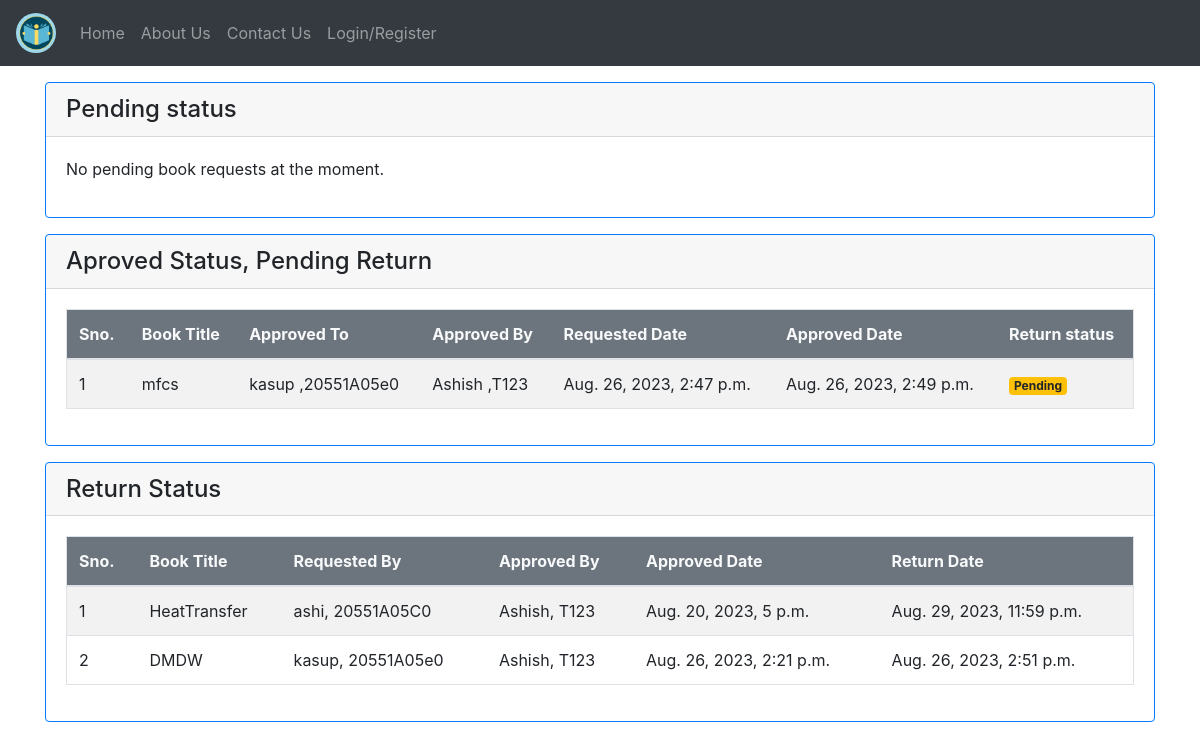
Screenshot of /tdashboard/ with the database file from the repository.
### LibraryApp/models.py (models this page shows)
class BookRequest(models.Model):
    book = models.ForeignKey(BookAdd, on_delete=models.CASCADE)
    requested_by = models.ForeignKey(settings.AUTH_USER_MODEL, on_delete=models.CASCADE)
    approved_by_teacher = models.ForeignKey(settings.AUTH_USER_MODEL, on_delete=models.CASCADE, null=True, blank=True,related_name='approved_by')
    requested_by_student = models.ForeignKey(settings.AUTH_USER_MODEL, on_delete=models.CASCADE, related_name='book_requests_made',null=True)
    request_date = models.DateTimeField(auto_now_add=True)
    approved_date = models.DateTimeField(null=True, blank=True)
    return_date = models.DateTimeField(null=True, blank=True)
    status_to_approve = models.CharField(max_length=20, choices=(
        ('Pending', 'Pending'),
        ('Approved', 'Approved'),
        ('Rejected', 'Rejected')
    ), default='Pending')
    return_status = models.CharField(max_length=20, choices=(
        ('Pending', 'Pending'),
        ('Returned', 'Returned')
    ), default='Pending')
    fine_amount = models.DecimalField(max_digits=8, decimal_places=2, default=0)
    due_date = models.DateTimeField(null=True, blank=True)

class BookAdd(models.Model):
    b = [
		('G','----- Select Branch -----'),
		('CSE','Computer Science and Engineering'),
		('ECE','Electrical and Communication Engineering'),
		('EEE','Electrical and Electronics Engineering'),
		('CIVIL','Civil Engineering'),
		('MECH','Mechanical Engineering')
	]
    btitle = models.CharField(max_length=50)
    bauthor = models.CharField(max_length=50)
    bedition = models.CharField(max_length=20)
    bdes = models.TextField()
    bdept = models.CharField(max_length=50,choices=b,default='G')
    bstatus = models.BooleanField(default=False)
    num_copies = models.PositiveIntegerField(default=1)
    add_by = models.ForeignKey(User,on_delete=models.CASCADE)

class User(AbstractUser):
	rt = [
		(0,'Guest'),
		(1,'Student'),
		(2,'Teacher'),
	]
	eid = models.CharField(max_length=20)
	role_type = models.IntegerField(default=0)

### LibraryApp/views.py (the view)
# urls.py: path('tdashboard/',views.tdashboard,name='tdashboard'),
def tdashboard(request):
    p = BookRequest.objects.filter(status_to_approve = 'Pending')
    ap = BookRequest.objects.filter(Q(status_to_approve='Approved') & Q(return_status='Pending'))
    r = BookRequest.objects.filter(return_status = 'Returned')
    return render(request,'html/tdashboard.html',{'pending':p,'approve':ap,'return_status' : r})

### templates/html/tdashboard.html (shortened to what this page needs)
{% extends 'html/base.html' %}
{% block content %}
<div class="card  border rounded border-primary">
    <h4 class="card-header">Pending status</h4>
    <div class="card-body">
        {% if pending %}
        <table class="table table-hover table-striped border">
          <thead class="bg-secondary text-light">
            <tr>
              <th>Sno.</th>
              <th>Book Title</th>
              <th>Requested By</th>
              <th>Request Date</th>
              <th>Action</th>
            </tr>
          </thead>
          <tbody>
            {% for book_request in pending %}
              <tr>
                <td>{{forloop.counter}}</td>
                <td>{{ book_request.book.btitle }}({{book_request.book.num_copies}})</td>
                <td>{{ book_request.requested_by.username }},{{book_request.requested_by.eid}}</td>
                <td>{{ book_request.request_date }}</td>
                <td>
                  <button type="button" class="btn btn-primary btn-sm" data-toggle="modal" data-target="#confirmModal{{ book_request.id }}">Approve</button>
                  <button type="button" class="btn btn-danger btn-sm" data-toggle="modal" data-target="#rejectModal{{ book_request.id }}">Reject</button>
                </td>
              </tr>
              <div class="modal fade" id="confirmModal{{ book_request.id }}" tabindex="-1" role="dialog" aria-labelledby="confirmModalLabel" aria-hidden="true">
                <div class="modal-dialog" role="document">
                  <div class="modal-content">
                    <div class="modal-header">
                      <h5 class="modal-title" id="confirmModalLabel">Confirm Action</h5>
                      <button type="button" class="close" data-dismiss="modal" aria-label="Close">
                        <span aria-hidden="true">&times;</span>
                      </button>
                    </div>
                    <div class="modal-body">
                      <p>Are you sure you want to approve the book request for "{{ book_request.book.btitle }}" by "{{ book_request.requested_by.username }}"?</p>
                    </div>
                    <div class="modal-footer">
                      <button type="button" class="btn btn-secondary" data-dismiss="modal">Cancel</button>
                      <a href="{% url 'approve_book_request' book_request.id %}" class="btn btn-primary">Confirm</a>
                    </div>
                  </div>
                </div>
              </div>
              <div class="modal fade" id="rejectModal{{ book_request.id }}" tabindex="-1" role="dialog" aria-labelledby="rejectModalLabel" aria-hidden="true">
                <div class="modal-dialog" role="document">
                  <div class="modal-content">
                    <div class="modal-header">
                      <h5 class="modal-title" id="rejectModalLabel">Confirm Action</h5>
                      <button type="button" class="close" data-dismiss="modal" aria-label="Close">
                        <span aria-hidden="true">&times;</span>
                      </button>
                    </div>
                    <div class="modal-body">
                      <p>Are you sure you want to reject the book request for "{{ book_request.book.btitle }}" by "{{ book_request.requested_by.username }}"?</p>
                    </div>
                    <div class="modal-footer">
                      <button type="button" class="btn btn-secondary" data-dismiss="modal">Cancel</button>
                      <a href="{% url 'reject_book_request' book_request.id %}" class="btn btn-danger">Confirm</a>
                    </div>
                  </div>
                </div>
              </div>
            {% endfor %}
          </tbody>
        </table>
      {% else %}
        <p>No pending book requests at the moment.</p>
      {% endif %}
    </div>
</div>
<div class="card  border rounded border-primary mt-3">
    <h4 class="card-header">Aproved Status, Pending Return</h4>
    <div class="card-body">
        {% if approve %}
        <table class="table table-hover table-striped border">
            <thead class="bg-secondary text-light">
                <th>Sno.</th>
                <th>Book Title</th>
                <th>Approved To</th>
                <th>Approved By</th>
                <th>Requested Date</th>
                <th>Approved Date</th>
                <th>Return status</th>
            </thead>
            {% for i in approve %}
            <tbody>
              <tr>
                <td>{{forloop.counter}}</td>
                <td>{{i.book.btitle}}</td>
                <td>{{i.requested_by_student.username}} ,{{i.requested_by.eid}}</td>
                <td>{{i.approved_by_teacher.username}} ,{{i.approved_by_teacher.eid}}</td>
                <td>{{i.request_date}}</td>
                <td>{{i.approved_date}}</td>
                <td>{% if i.return_status == 'Pending' %}
                      <span class="badge badge-warning">Pending</span>
                  {% elif i.return_status == 'Returned' %}
                      <span class="badge badge-success">Returned</span>
                  {% endif %}
               </td>
              </tr>
            </tbody>
            {% endfor %}
        </table>
        {% else %}
        <p>No Approved book  at the moment.</p>
        {% endif %}
    </div>
</div>
<div class="card  border rounded border-primary mt-3">
    <h4 class="card-header">Return Status</h4>
    <div class="card-body">
      {% if return_status %}
      <table class="table table-hover table-striped border">
        <thead class="bg-secondary text-light">
          <th>Sno.</th>
          <th>Book Title</th>
          <th>Requested By</th>
          <th>Approved By</th>
          <th>Approved Date</th>
          <th>Return Date</th>
        </thead>
        <tbody>
          {% for request in return_status %}
          <tr>
              <td>{{ forloop.counter }}</td>
              <td>{{ request.book.btitle }}</td>
              <td>{{ request.requested_by.username }}, {{ request.requested_by.eid }}</td>
              <td>{{ request.approved_by_teacher.username }}, {{ request.approved_by_teacher.eid }}</td>
              <td>{{ request.approved_date }}</td>
              <td>{{ request.return_date }}</td>
          </tr>
          {% endfor %}
      </tbody>
      </table>
      {% else %}
      <p>No Returned Book</p>
      {% endif %}
    </div>
</div>
{% endblock content %}

### rows the page displays
BookRequest: book.btitle "mfcs", requested_by_student.username "kasup", requested_by.eid "20551A05e0", approved_by_teacher.username "Ashish", approved_by_teacher.eid "T123", request_date "Aug. 26, 2023, 2:47 p.m.", approved_date "Aug. 26, 2023, 2:49 p.m.", return_status "Pending"
BookRequest: book.btitle "HeatTransfer", requested_by.username "ashi", requested_by.eid "20551A05C0", approved_by_teacher.username "Ashish", approved_by_teacher.eid "T123", approved_date "Aug. 20, 2023, 5 p.m.", return_date "Aug. 29, 2023, 11:59 p.m."
BookRequest: book.btitle "DMDW", requested_by.username "kasup", requested_by.eid "20551A05e0", approved_by_teacher.username "Ashish", approved_by_teacher.eid "T123", approved_date "Aug. 26, 2023, 2:21 p.m.", return_date "Aug. 26, 2023, 2:51 p.m."
